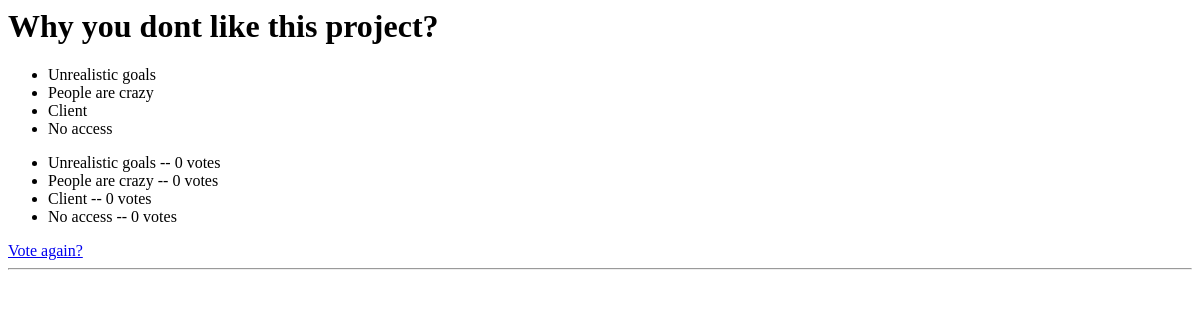
Before: /polls/5/results/ with the older database file.
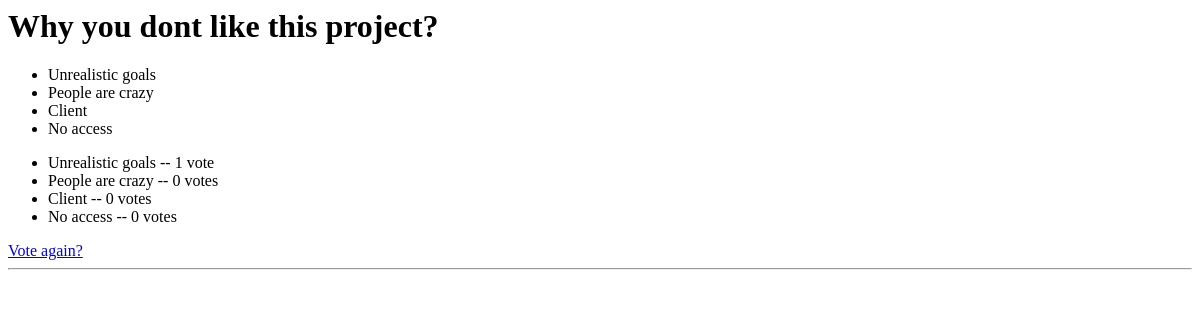
After: the same page with the newer database file.
### polls/models.py (models this page shows)
class Choice(models.Model):
    question = models.ForeignKey(Question, on_delete=models.CASCADE)
    choice_text = models.CharField(max_length=200)
    votes = models.IntegerField(default=0)
    def __str__(self):
        return self.choice_text

### polls/views.py (the view)
# urls.py: path('<int:pk>/results/', views.ResultsView.as_view(), name='results'),
class ResultsView(generic.DetailView):
    model = Question
    template_name = 'polls/results.html'

### polls/templatetags/poll_extras.py (called while the page is built)
@register.inclusion_tag('results2.html')
def show_results(poll):
    choices = poll.choice_set.all()
    return {'choices': choices}

### polls/templates/polls/results.html
{% load poll_extras %}
<h1>{{ question.question_text }}</h1>
{% show_results question %}
<ul>
{% for choice in question.choice_set.all %}
    <li>{{ choice.choice_text }} -- {{ choice.votes }} vote{{ choice.votes|pluralize }}</li>
{% endfor %}
</ul>
<a href="{% url 'polls:detail' question.id %}">Vote again?</a>
<hr>

### polls/templates/results2.html
<ul>
{% for choice in choices %}
    <li> {{ choice }} </li>
{% endfor %}
</ul>

Changed rows visible on the page:
changed Choice "Unrealistic goals": votes "0" → "1"
